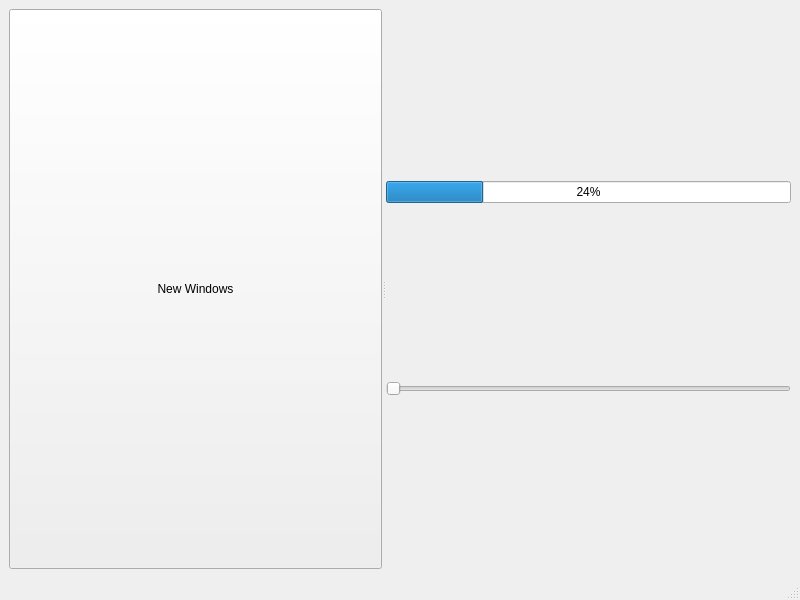
<?xml version="1.0" encoding="UTF-8"?>
<ui version="4.0">
 <class>MainWindow</class>
 <widget class="QMainWindow" name="MainWindow">
  <property name="geometry">
   <rect>
    <x>0</x>
    <y>0</y>
    <width>800</width>
    <height>600</height>
   </rect>
  </property>
  <property name="windowTitle">
   <string>MainWindow</string>
  </property>
  <widget class="QWidget" name="centralwidget">
   <layout class="QGridLayout" name="gridLayout">
    <item row="0" column="0">
     <widget class="QSplitter" name="splitter">
      <property name="orientation">
       <enum>Qt::Horizontal</enum>
      </property>
      <widget class="QPushButton" name="pushButton">
       <property name="text">
        <string>New Windows</string>
       </property>
      </widget>
      <widget class="QWidget" name="">
       <layout class="QVBoxLayout" name="verticalLayout">
        <item>
         <widget class="QProgressBar" name="progressBar">
          <property name="value">
           <number>24</number>
          </property>
         </widget>
        </item>
        <item>
         <widget class="QSlider" name="horizontalSlider">
          <property name="orientation">
           <enum>Qt::Horizontal</enum>
          </property>
         </widget>
        </item>
       </layout>
      </widget>
     </widget>
    </item>
   </layout>
  </widget>
  <widget class="QMenuBar" name="menubar">
   <property name="geometry">
    <rect>
     <x>0</x>
     <y>0</y>
     <width>800</width>
     <height>21</height>
    </rect>
   </property>
  </widget>
  <widget class="QStatusBar" name="statusbar"/>
 </widget>
 <resources/>
 <connections/>
</ui>
